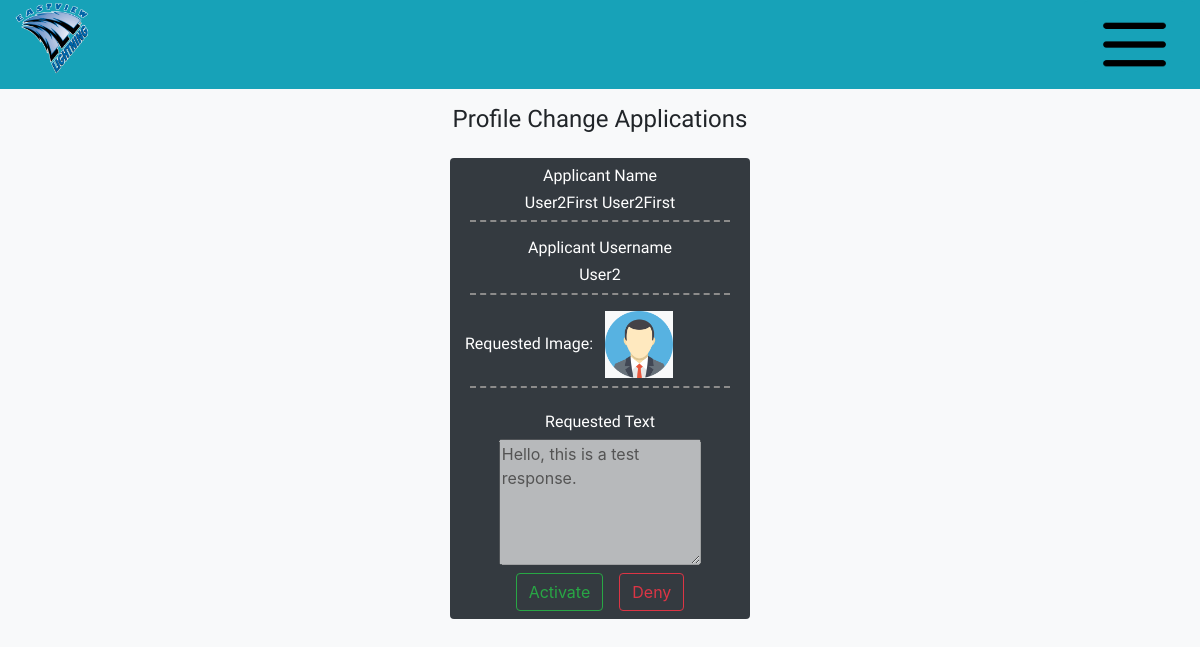
The app's page /AdminPage/ProfileRequests (signed in), older data.
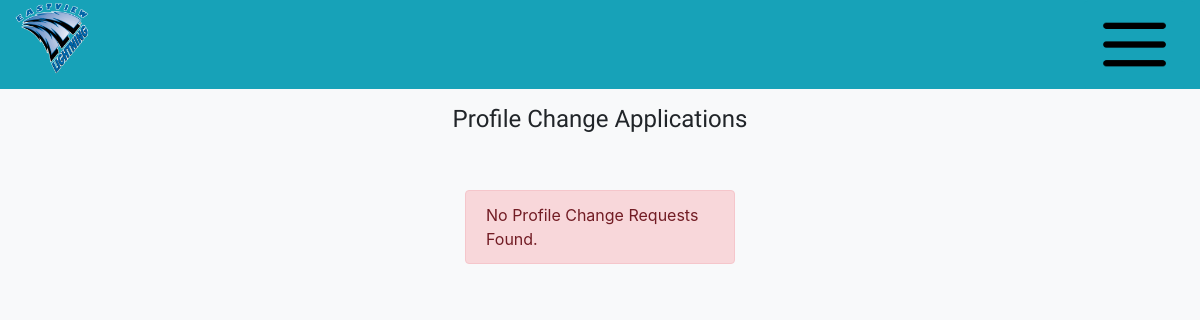
The same page, newer data.
### MainPage/models.py (models this page shows)
class ProfileRequest(models.Model):
    user = models.OneToOneField(User,on_delete=models.CASCADE)
    profileimage = models.ImageField(default='/Person.png')
    text = models.TextField(default="I am a member of the Eastview Science Olympiad Team. It's a really fun time to be a part of the team, the events are great and never are boring. Maybe you should join sometime.")

### AdminConsole/views.py (the view)
# urls.py: path('AdminPage/ProfileRequests',Admin_views.ProfileChangeRequest,name="ProfileRequests"),
def ProfileChangeRequest(request):
    if request.user.is_staff:
        if request.method == "POST":
            username = request.POST.get("username")
            Person = Member.objects.get(user=User.objects.get(username=username))
            PersonRequest = ProfileRequest.objects.get(user=User.objects.get(username=username))
            if request.POST.get("intent") == "Activate":
                if Person.profileimage.name != "/Person.png":
                    print("Deleting")
                    os.remove(os.path.join(settings.MEDIA_ROOT,Person.profileimage.name.replace("/","")))
                    Person.profileimage = PersonRequest.profileimage
                    Person.text = PersonRequest.text
                    Person.save()
                    PersonRequest.delete()
                else:
                    Person.profileimage = PersonRequest.profileimage
                    Person.text = PersonRequest.text
                    Person.save()
                    PersonRequest.delete()
            else:
                PersonRequest.delete()
                print("Deny Button Clicked")
            return JsonResponse({"request":"Success"})
        else:
            context = {
                "ProfileRequests":ProfileRequest.objects.all(),
            }
            return render(request, 'AdminConsole/ProfileRequest.html',context)
    else:
        return redirect('MainPage')

### templates/AdminConsole/ProfileRequest.html (shortened to what this page needs)
{% load static %}
<!DOCTYPE html>
<html>
    <head>
        <link rel="stylesheet" href="https://stackpath.bootstrapcdn.com/bootstrap/4.3.1/css/bootstrap.min.css">
        <link rel="stylesheet" href="//cdnjs.cloudflare.com/ajax/libs/jasny-bootstrap/4.0.0/css/jasny-bootstrap.min.css">
        <link rel="stylesheet" href="{% static 'MainPage/style.css' %}">
        <link href="//maxcdn.bootstrapcdn.com/bootstrap/4.0.0/css/bootstrap.min.css" rel="stylesheet" id="bootstrap-css">
    </head>
    <body class="bg-light">
        <div class="container-fluid px-0">
            <div class="row d-flex align-items-center bg-info mx-0">
                <div class="col align-self-start">
                    <img src="{% static 'MainPage/EVHS_Logo.png' %}" class="Logo">
                </div>
                <div class="col align-self-center">
                </div>
                <div class="col align-self-end justify-content-end">
                    <button class="Menu btn btn-info float-right"><img src="{% static 'MainPage/Menu.png' %}" class="Logo"></button>
                </div>
            </div>
        </div>
        <div class="container-fluid bg-light d-flex justify-content-center px-0 mt-3">
            <h1 class="display title">Profile Change Applications</h1>
        </div>
        <div class="container-fluid px-0 mb-4 bg-light">
            <div class="row mx-0 d-flex justify-content-center">
                {% for application in ProfileRequests %}
                <div class="col-3 align-self-center mt-3 mx-2 bg-dark rounded d-flex justify-content-center">
                    <div class="container-fluid">
                        <div class="row d-flex justify-content-center">
                            <h3 class="username text-white mt-2">Applicant Name</h3>
                        </div>
                        <div class="row d-flex justify-content-center">
                            <h3 class="username text-white">{{application.user.first_name}} {{application.user.first_name}}</h3>
                        </div>
                        <div class="row">
                            <hr class="divider bg-dark mt-0">
                        </div>
                        <div class="row d-flex justify-content-center">
                            <h3 class="username text-white">Applicant Username</h3>
                        </div>
                        <div class="row d-flex justify-content-center">
                            <h3 class="UsernameContainer username text-white">{{application.user.username}}</h3>
                        </div>
                        <div class="row">
                            <hr class="divider bg-dark mt-0">
                        </div>
                        <div class="row d-flex justify-content-center">
                            <h3 class="username text-white">Requested Image: <span class="Status text-danger ml-2"><img src="{{application.profileimage.url}}" class="img-responsive w-25 bg-light"></span></h3>
                        </div>
                        <div class="row">
                            <hr class="divider bg-dark mt-0">
                        </div>
                        <div class="row d-flex justify-content-center">
                            <h3 class="username text-white mt-2">Requested Text</h3>
                        </div>
                        <div class="row d-flex justify-content-center">
                            <textarea class="w-75" rows="5" disabled>{{application.text}}</textarea>
                        </div>
                        <div class="row d-flex justify-content-center mb-2 mt-2">
                            <button class="btn btn-outline-success mx-2 Activate">Activate</button>
                            <button class="btn btn-outline-danger mx-2 Deny">Deny</button>
                        </div>
                    </div>
                </div>
                {% empty %}
                <div class="col-3 align-self-center mt-5 mx-2 rounded d-flex justify-content-center">
                    <div class="alert alert-danger">
                        No Profile Change Requests Found.
                    </div>
                </div>
                {% endfor %}
            </div>
        </div>
    </body>
</html>

### static/MainPage/style.css (style rules this page uses)
.Logo { width: 50px; height: auto; }
.caption h1, .title { font-size: medium; font-family: 'BioRhyme','serif'; }
@media (min-width: 768px) { .Logo { width: 75px; } }
@media (min-width: 768px) { .caption h1, .title { font-size: x-large; } }
@media (min-width: 992px) { .Logo { width: 75px; } }
@media (min-width: 992px) { .caption h1, .title { font-size: x-large; } }
@media (min-width: 1200px) { .Logo { width: 75px; } }
@media (min-width: 1200px) { .caption h1, .title { font-size: x-large; } }

Row changes from the older to the newer data that the page shows:
removed ProfileRequest: user.first_name "User2First", user.username "User2", profileimage (picture), text "Hello, this is a test response."
Text that changed along with them:
text now shown: "No Profile Change Requests Found."
